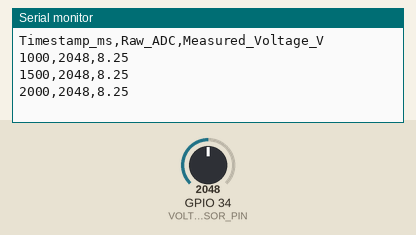
The sketch below on a simulated ESP32. Parts: the last lines printed to the serial monitor. Inputs (shaded band) come from the test bench; at power-on: GPIO 34 (VOLTAGE_SENSOR_PIN) = 2048.

Above: at 2.2 s.
2.3 s: GPIO 34 (VOLTAGE_SENSOR_PIN) set to 2866
At 2.9 s:
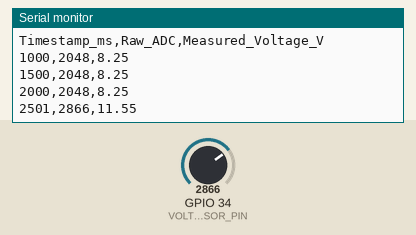
3.8 s: GPIO 34 (VOLTAGE_SENSOR_PIN) set to 3603
At 4.4 s:
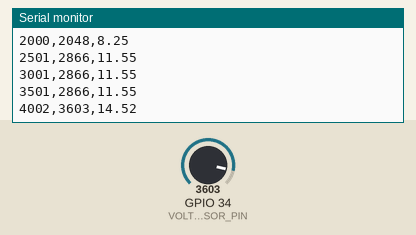
Timing chart, 0 to 6.8 s (numbered marks = the images above; inputs shaded):
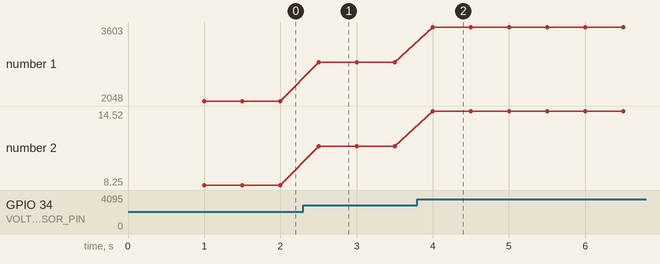

The sketch:

Voltage.ino
```cpp
// Choose an ADC1 pin on the ESP32 (GPIO 34, 35, 36, or 39 are ideal input-only pins)
const int VOLTAGE_SENSOR_PIN = 34;
// Internal resistor values of your 5:1 voltage sensor module
const float R1 = 30000.0; // 30k Ohms
const float R2 = 7500.0;  // 7.5k Ohms

// ESP32 uses 3.3V internal reference logic
const float V_REF = 3.3;

void setup() {
  Serial.begin(115200); // ESP32 standard high-speed baud rate
  delay(1000);          // Short pause to stabilize serial connection

  // Print the CSV Header Row (Time is in milliseconds since boot)
  Serial.println("Timestamp_ms,Raw_ADC,Measured_Voltage_V");
}

void loop() {
  // 1. ESP32 has a 12-bit ADC (Returns raw steps from 0 to 4095)
  int rawADC = analogRead(VOLTAGE_SENSOR_PIN);

  // 2. Convert the 12-bit digital value back to voltage (0 to 3.3V)
  float vOut = (rawADC * V_REF) / 4095.0;

  // 3. Reverse the 5:1 step-down ratio to find the battery voltage
  float inputVoltage = vOut / (R2 / (R1 + R2));

  // Get the current running timestamp
  unsigned long timestamp = millis();

  // 4. Print values separated strictly by commas
  Serial.print(timestamp);
  Serial.print(",");
  Serial.print(rawADC);
  Serial.print(",");
  Serial.println(inputVoltage, 2); // println ends the CSV row with a newline

  delay(500);
}
```

Measured:
- after the input at 2.3 s, the serial monitor: prints a new line after 0.20 s (image 1)
- after the input at 3.8 s, the serial monitor: prints a new line after 0.20 s (image 2)
- plotted number 1: 2048 → 2866 after the input at 2.3 s, 2866 → 3603 after the input at 3.8 s
- plotted number 2: 8.25 → 11.55 after the input at 2.3 s, 11.55 → 14.52 after the input at 3.8 s
